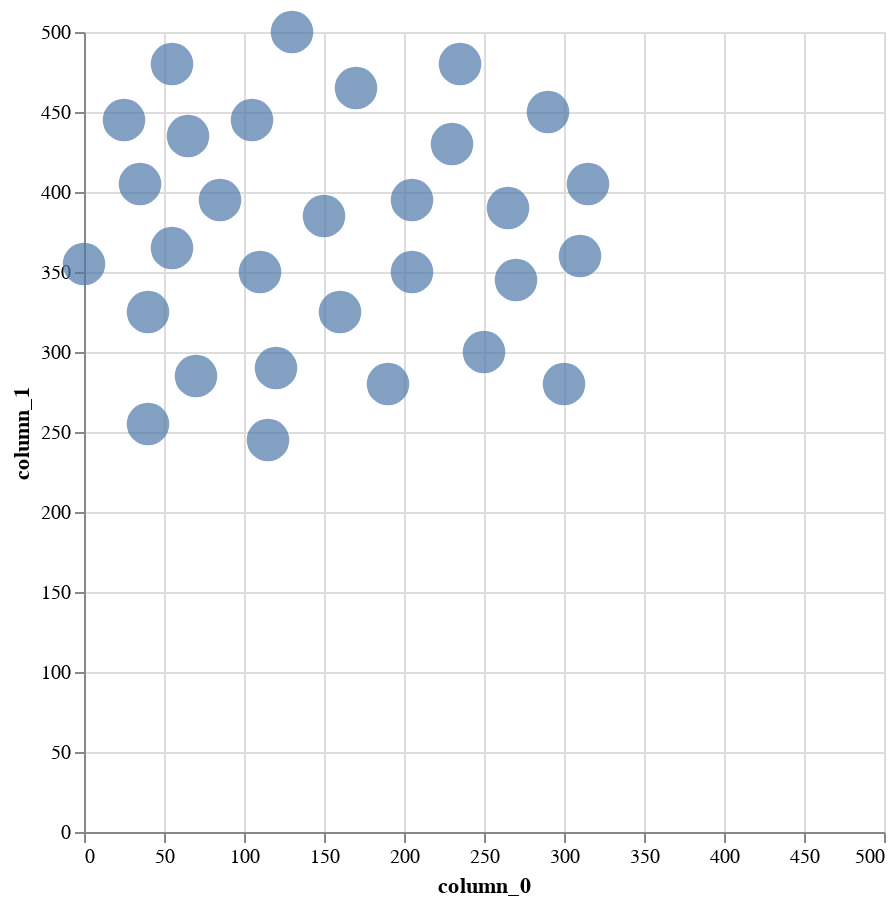

Source (notebook cell):
### Markdown cell above
Let us scale things from $[0, 1]$ to $[0, 500]$ by directly manipuating the `sample`:

### Code cell
df = pl.DataFrame(sample * 500)
# plot using altair
(
    
    alt.Chart(df).mark_circle(filled = True, size = np.pi * 12 * 12).encode(
        alt.X('column_0').scale(domain=(0, 500)),
        alt.Y('column_1').scale(domain=(0, 500))
    ).properties(
        width = 400,
        height = 400
    )
)

### Figure 1 — Vega-Lite specification as saved in the notebook (floating-point values rounded to 4 significant figures)
{"config": {"view": {"continuousWidth": 300, "continuousHeight": 300}}, "data": {"name": "data-dc2e36a3fe35f394c61e1d5ea6fab7bf"}, "mark": {"type": "circle", "filled": true, "size": 452.4}, "encoding": {"x": {"field": "column_0", "scale": {"domain": [0, 500]}, "type": "quantitative"}, "y": {"field": "column_1", "scale": {"domain": [0, 500]}, "type": "quantitative"}}, "height": 400, "width": 400, "$schema": "https://vega.github.io/schema/vega-lite/v6.1.0.json", "datasets": {"data-dc2e36a3fe35f394c61e1d5ea6fab7bf": [{"column_0": 55.0, "column_1": 480.0}, {"column_0": 130.0, "column_1": 500.0}, {"column_0": 25.0, "column_1": 445.0}, {"column_0": 65.0, "column_1": 435.0}, {"column_0": 105.0, "column_1": 445.0}, {"column_0": 35.0, "column_1": 405.0}, {"column_0": 170.0, "column_1": 465.0}, {"column_0": 205.0, "column_1": 395.0}, {"column_0": 150.0, "column_1": 385.0}, {"column_0": 230.0, "column_1": 430.0}, {"column_0": 235.0, "column_1": 480.0}, {"column_0": 85.0, "column_1": 395.0}, {"column_0": 205.0, "column_1": 350.0}, {"column_0": 160.0, "column_1": 325.0}, {"column_0": 110.0, "column_1": 350.0}, {"column_0": 70.0, "column_1": 285.0}, {"column_0": 120.0, "column_1": 290.0}, {"column_0": 40.0, "column_1": 325.0}, {"column_0": 265.0, "column_1": 390.0}, {"column_0": 0.0, "column_1": 355.0}, {"column_0": 55.0, "column_1": 365.0}, {"column_0": 40.0, "column_1": 255.0}, {"column_0": 190.0, "column_1": 280.0}, {"column_0": 250.0, "column_1": 300.0}, {"column_0": 270.0, "column_1": 345.0}, {"column_0": 310.0, "column_1": 360.0}, {"column_0": 290.0, "column_1": 450.0}, {"column_0": 315.0, "column_1": 405.0}, {"column_0": 300.0, "column_1": 280.0}, {"column_0": 115.0, "column_1": 245.0}]}}
